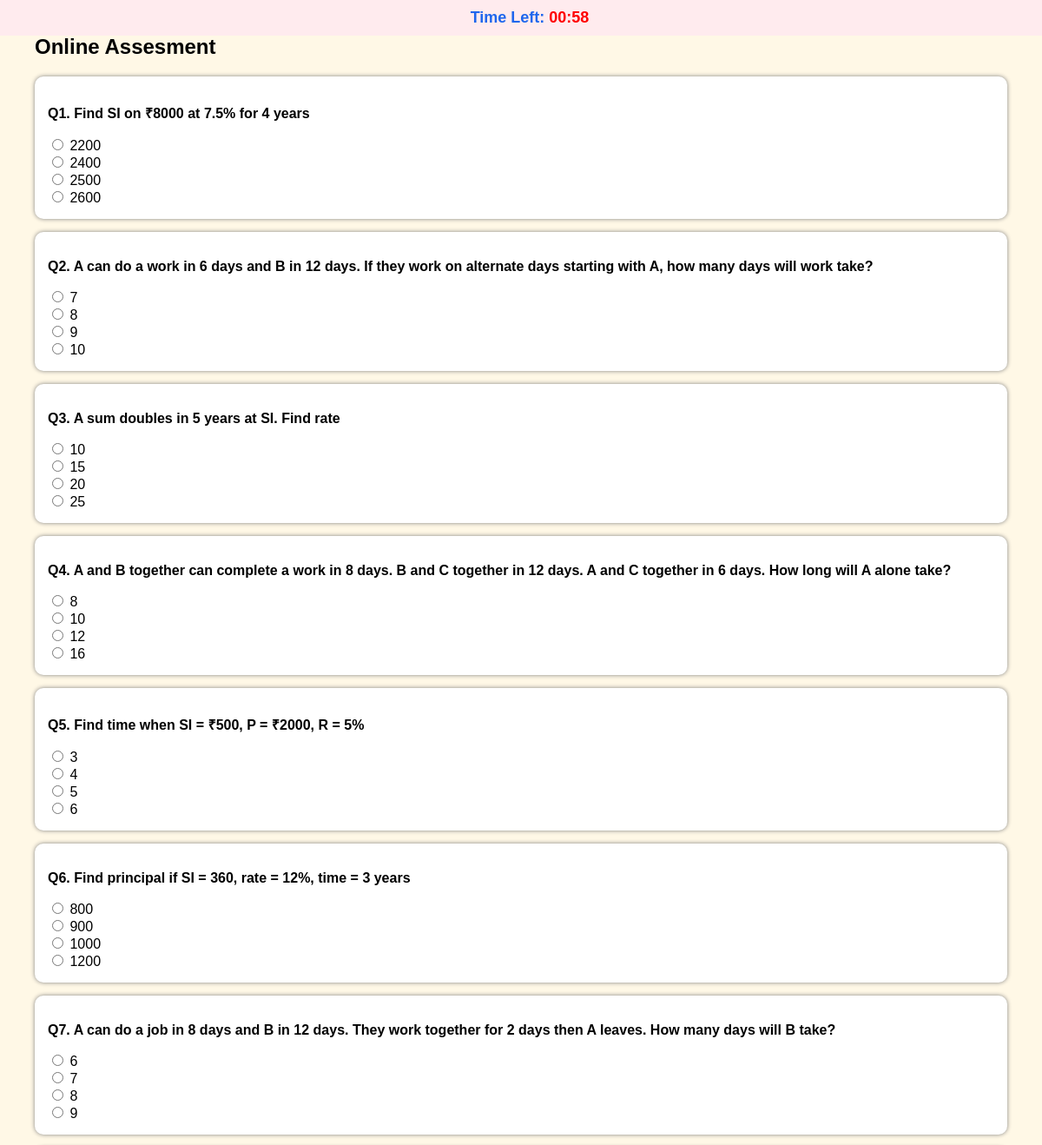
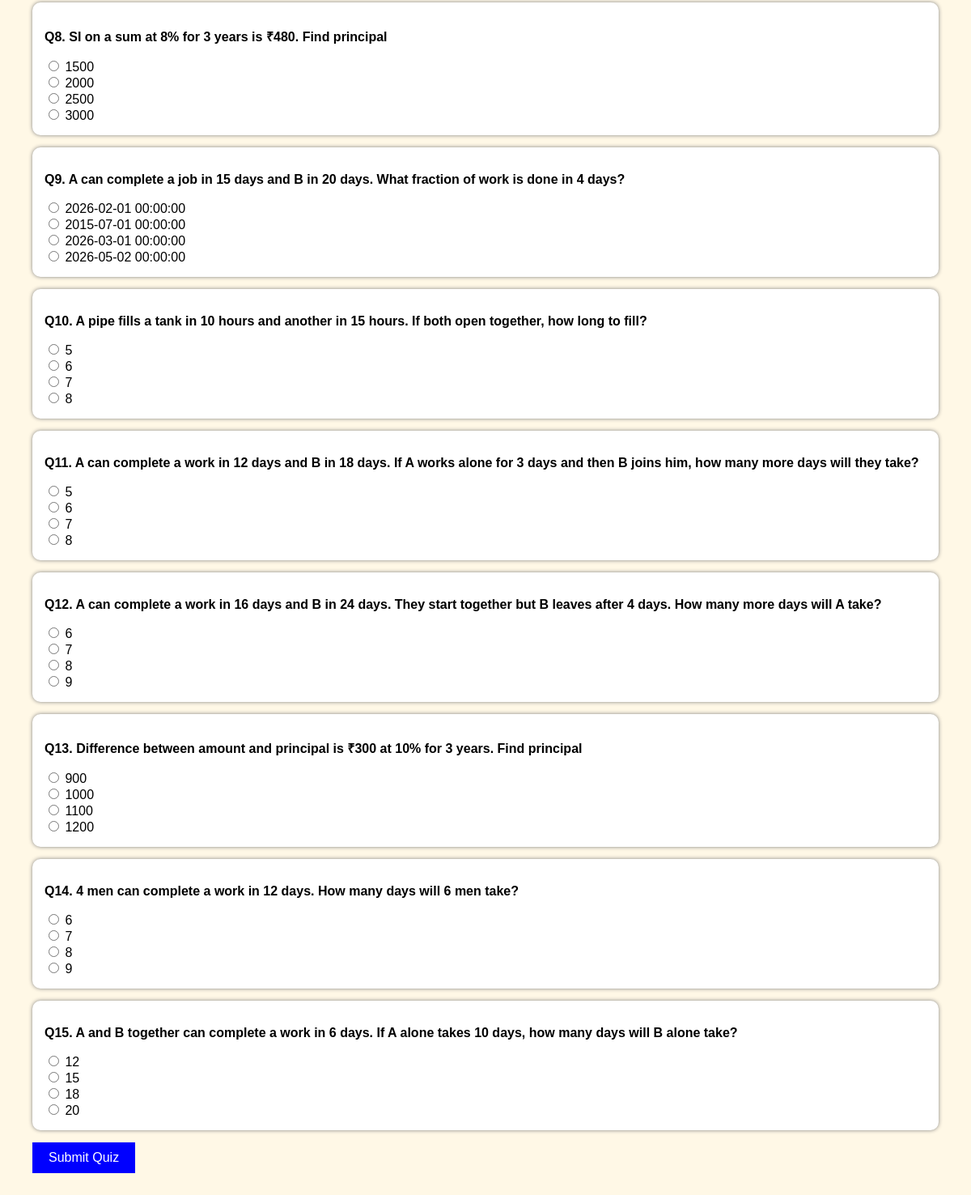
/quiz (signed in), run on the app's committed database (2 pictures, top to bottom).
### tables this page shows
CREATE TABLE questions(
        id INTEGER PRIMARY KEY AUTOINCREMENT,
        question TEXT,
        option1 TEXT,
        option2 TEXT,
        option3 TEXT,
        option4 TEXT,
        answer TEXT
    );

### app.py (the view)
@app.route('/quiz')
def quiz():
    conn=get_db()
    cursor=conn.cursor()
    if 'user' not in session:
        return redirect('/student_login')
    regno = session['user']
    cursor.execute("SELECT exam_active FROM settings WHERE id=1")
    exam_active = cursor.fetchone()[0]
    if exam_active == 0:
        return "Exam Not Active Yet. Please Try Again Later. <a href='/'>Go Home</a>"
    cursor.execute("SELECT * FROM results WHERE regno=?",(regno,))
    already = cursor.fetchone()
    if already:
        return "You have already attempted the Assesment. <a href='/'>Go Home</a>"
    cursor.execute("SELECT * FROM questions")
    questions=[list(q) for q in cursor.fetchall()]
    print("SESSION USER:", session.get('user'))  # Debugging line
    cursor.execute("SELECT exam_time, total_questions FROM settings WHERE id=1")
    settings=cursor.fetchone()
    exam_time=settings[0]
    total_questions=settings[1]
    questions = [list(q) for q in questions]
    if len(questions) < total_questions:
        random_questions = questions
    else:
        random_questions = random.sample(questions,total_questions)
    session['quiz_questions'] = random_questions
    session['exam_time'] = exam_time
    return render_template("quiz.html",questions=random_questions)

### app.py (called while the page is built)
def get_db():
    conn = sqlite3.connect('database.db')
    conn.row_factory = sqlite3.Row
    return conn

@app.after_request
def add_header(response):
    response.headers["Cache-Control"] = "no-cache, no-store, must-revalidate"
    response.headers["Pragma"] = "no-cache"
    response.headers["Expires"] = "0"
    return response

### templates/quiz.html (shortened to what this page needs)
<!DOCTYPE html>
<html>
<head>
</head>
<body>
<h2>Online Assesment</h2>
<div class="timer">
Time Left: <span id="timer">1200</span>
</div>
<form id="quizForm" method="POST" action="/submit" onsubmit="handleSubmit()">
{% for q in questions %}
<div class="question">
<p><b>Q{{ loop.index }}. {{q[1]}}</b></p>
<input type="radio" name="{{q[0]}}" value="{{q[2]}}"> {{q[2]}} <br>
<input type="radio" name="{{q[0]}}" value="{{q[3]}}"> {{q[3]}} <br>
<input type="radio" name="{{q[0]}}" value="{{q[4]}}"> {{q[4]}} <br>
<input type="radio" name="{{q[0]}}" value="{{q[5]}}"> {{q[5]}} <br>
</div>
{% endfor %}
<button type="submit">Submit Quiz</button>
</form>
</body>
</html>

### templates/quiz.html (style rules this page uses)
body { font-family:Arial; background:#fff8e6; margin:40px; }
.timer { position: fixed; top: 0; left: 0; width: 100%; background: #ffebee; padding: 10px; text-align: center; font-size: 18px; font-weight: bold; color: rgb(30, 102, 237); z-index: 1000; }
.question { background:white; padding:15px; margin-bottom:15px; border-radius:10px; box-shadow:0px 0px 5px gray; }
button { padding:10px 20px; background:blue; color:white; border:none; font-size:16px; }

### data on the page
questions: question "Find SI on ₹8000 at 7.5% for 4 years", option1 "2200", option2 "2400", option3 "2500", option4 "2600"
questions: question "A can do a work in 6 days and B in 12 days. If they work on alternate days starting with A, how many days will work take?", option1 "7", option2 "8", option3 "9", option4 "10"
questions: question "A sum doubles in 5 years at SI. Find rate", option1 "10", option2 "15", option3 "20", option4 "25"
questions: question "A and B together can complete a work in 8 days. B and C together in 12 days. A and C together in 6 days. How long will A alone take?", option1 "8", option2 "10", option3 "12", option4 "16"
questions: question "Find time when SI = ₹500, P = ₹2000, R = 5%", option1 "3", option2 "4", option3 "5", option4 "6"
questions: question "Find principal if SI = 360, rate = 12%, time = 3 years", option1 "800", option2 "900", option3 "1000", option4 "1200"
questions: question "A can do a job in 8 days and B in 12 days. They work together for 2 days then A leaves. How many days will B take?", option1 "6", option2 "7", option3 "8", option4 "9"
questions: question "SI on a sum at 8% for 3 years is ₹480. Find principal", option1 "1500", option2 "2000", option3 "2500", option4 "3000"
questions: question "A can complete a job in 15 days and B in 20 days. What fraction of work is done in 4 days?", option1 "2026-02-01 00:00:00", option2 "2015-07-01 00:00:00", option3 "2026-03-01 00:00:00", option4 "2026-05-02 00:00:00"
questions: question "A pipe fills a tank in 10 hours and another in 15 hours. If both open together, how long to fill?", option1 "5", option2 "6", option3 "7", option4 "8"
questions: question "A can complete a work in 12 days and B in 18 days. If A works alone for 3 days and then B joins him, how many more days will they take?", option1 "5", option2 "6", option3 "7", option4 "8"
questions: question "A can complete a work in 16 days and B in 24 days. They start together but B leaves after 4 days. How many more days will A take?", option1 "6", option2 "7", option3 "8", option4 "9"
questions: question "Difference between amount and principal is ₹300 at 10% for 3 years. Find principal", option1 "900", option2 "1000", option3 "1100", option4 "1200"
questions: question "4 men can complete a work in 12 days. How many days will 6 men take?", option1 "6", option2 "7", option3 "8", option4 "9"
questions: question "A and B together can complete a work in 6 days. If A alone takes 10 days, how many days will B alone take?", option1 "12", option2 "15", option3 "18", option4 "20"
